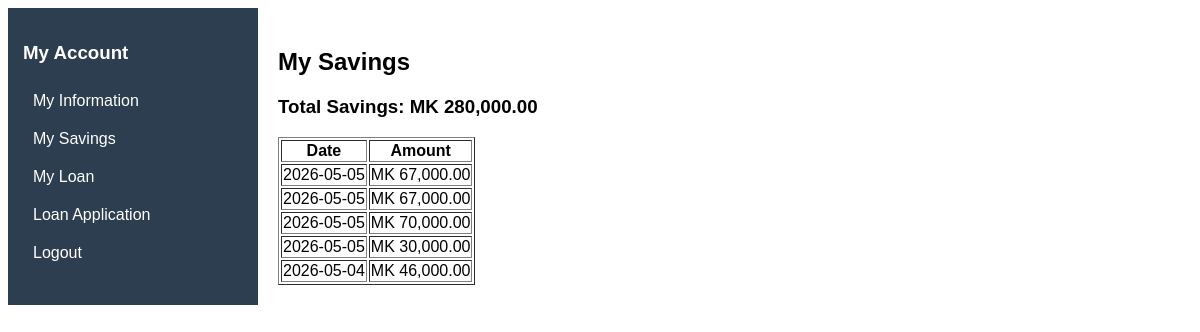
Screenshot of /member_dashboard.php?page=savings (signed in) with the database file from the repository.
### tables this page shows
CREATE TABLE `savings` (
  `id` int(11) NOT NULL,
  `username` varchar(50) DEFAULT NULL,
  `date` date DEFAULT curdate(),
  `amount` decimal(10,2) DEFAULT NULL,
  `total` decimal(10,2) DEFAULT NULL
);

### member_dashboard.php (the view, shortened to what this page needs)
<?php
include "db.php";
$username = $_SESSION['username'];
$user = $conn->query("
    SELECT * FROM member_details WHERE username='$username'
")->fetch_assoc();
$page = $_GET['page'] ?? 'info';
?>
<!DOCTYPE html>
<html>
<head>
</head>
<body>
<div class="container">
<div class="sidebar">
<h3 style="color:white;">My Account</h3>
<a href="?page=info">My Information</a>
<a href="?page=savings">My Savings</a>
<a href="?page=loan">My Loan</a>
<a href="?page=apply">Loan Application</a>
<a href="index.html">Logout</a>
</div>
<div class="content">
<?php
if($page=="info"){
?>
<h2>My Information</h2>
<p><strong>Full Name:</strong> <?= $user['fullname'] ?></p>
<p><strong>Phone:</strong> <?= $user['phone'] ?></p>
<p><strong>DOB:</strong> <?= $user['dob'] ?></p>
<p><strong>Gender:</strong> <?= $user['gender'] ?></p>
<p><strong>Email:</strong> <?= $user['email'] ?></p>
<?php
}
elseif($page=="savings"){
$res=$conn->query("
SELECT SUM(amount) as total_savings
FROM savings
WHERE username='$username'
");
$total=$res->fetch_assoc()['total_savings'] ?? 0;
$history=$conn->query("
SELECT * FROM savings
WHERE username='$username'
ORDER BY id DESC
");
?>
<h2>My Savings</h2>
<h3>Total Savings: MK <?= number_format($total,2) ?></h3>
<table border="1">
<tr><th>Date</th><th>Amount</th></tr>
<?php while($r=$history->fetch_assoc()){ ?>
<tr>
<td><?= $r['date'] ?></td>
<td>MK <?= number_format($r['amount'],2) ?></td>
</tr>
<?php } ?>
</table>
<?php
} ?>
</div>
</div>
</body>
</html>

### member_dashboard.php (style rules this page uses)
body { font-family:Arial; }
.container { display:flex; }
.sidebar { width:220px;background:#2c3e50;padding:15px; }
.sidebar a { display:block;color:white;padding:10px;text-decoration:none; }
.content { flex:1;padding:20px; }

### rows the page displays
savings: date "2026-05-05", amount "67,000.00"
savings: date "2026-05-05", amount "67,000.00"
savings: date "2026-05-05", amount "70,000.00"
savings: date "2026-05-05", amount "30,000.00"
savings: date "2026-05-04", amount "46,000.00"

### other values shown
$total "280,000.00"
